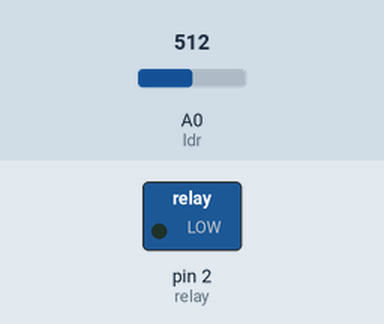
Recording of a sketch running on a simulated Arduino Uno, built with avr-gcc and run on an emulated ATmega328P. Shown: switched loads named in the sketch (green lamp = pin HIGH). Inputs (shaded band) come from the test bench; at power-on: A0 (ldr) = 512.

Above: at 1.3 s.
1.4 s: A0 (ldr) set to 109
2.9 s: A0 (ldr) set to 95
At 3.5 s:
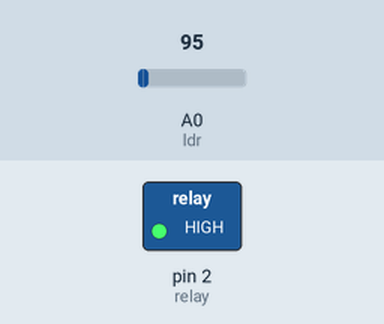
4.5 s: A0 (ldr) set to 122
At 5.7 s:
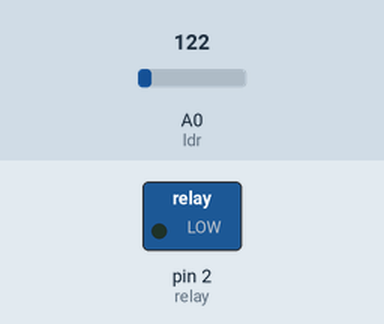
6.0 s: A0 (ldr) set to 90
At 7.0 s:
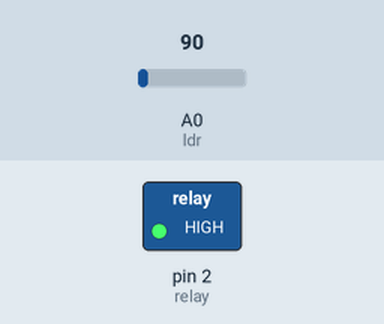
Timing chart, 0 to 8.5 s (numbered marks = the images above; inputs shaded):
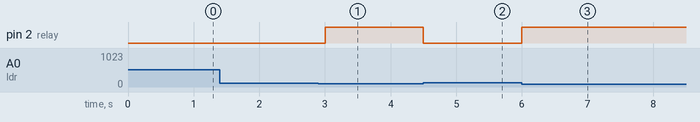

The sketch:

relay.ino
```cpp
const int relay = 2;
const int ldr = A0;
const int threshold = 100;

void setup() {
  //Serial.begin(9600);
  // put your setup code here, to run once:
  pinMode(relay,OUTPUT);
  pinMode(ldr,INPUT);
}

void loop() {
  // put your main code here, to run repeatedly:
  int input = analogRead(ldr);
  if(input<threshold){
    //Serial.println("Está oscuro");
    digitalWrite(relay,HIGH);
    //delay(100);
  }else{
    //Serial.println("Hay luz");
    digitalWrite(relay,LOW);
    //delay(100);
  }
  delay(500);
}
```

Measured:
- the behaviour switches between 100 and 99 on A0 (ldr) (found by bisection; images 0 and 1)
- after the input at 1.4 s, every drawn part: stays the same
- after the input at 2.9 s, pin 2 (relay): LOW → HIGH after 0.10 s
- after the input at 4.5 s, pin 2 (relay): HIGH → LOW at once
- after the input at 6.0 s, pin 2 (relay): LOW → HIGH at once
